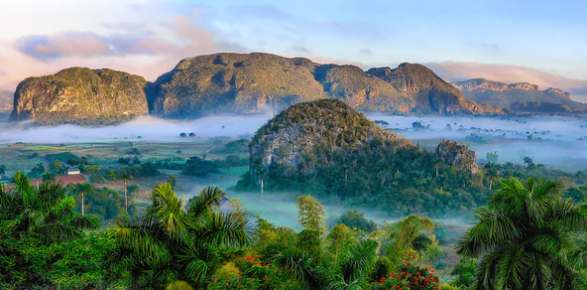
#> input picture Pic.PNG, 587 x 290 px
$ python edge_detector.py
#> lines starting #> are read from the running program, lines starting #| are printed output that depends on the picture; after the words box and inside, x2 and y2 are one past the last pixel; in counts of white or black regions, pixels touching at a corner belong together
import cv2
import matplotlib.pyplot as plt
im=cv2.imread("Pic.PNG")
#> im is the input picture: shape (290, 587, 3); mean B, G, R 123, 127.6, 106.1
edges=cv2.Canny(im,100,300)
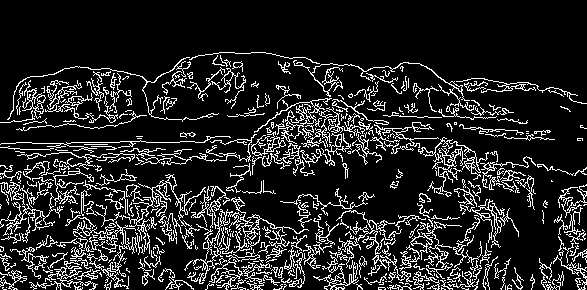
#> edges: shape (290, 587); 14.3% white in thin lines or dots, all inside (x1, y1, x2, y2) = (0, 52, 587, 290)
plt.imshow(edges)
plt.show()
